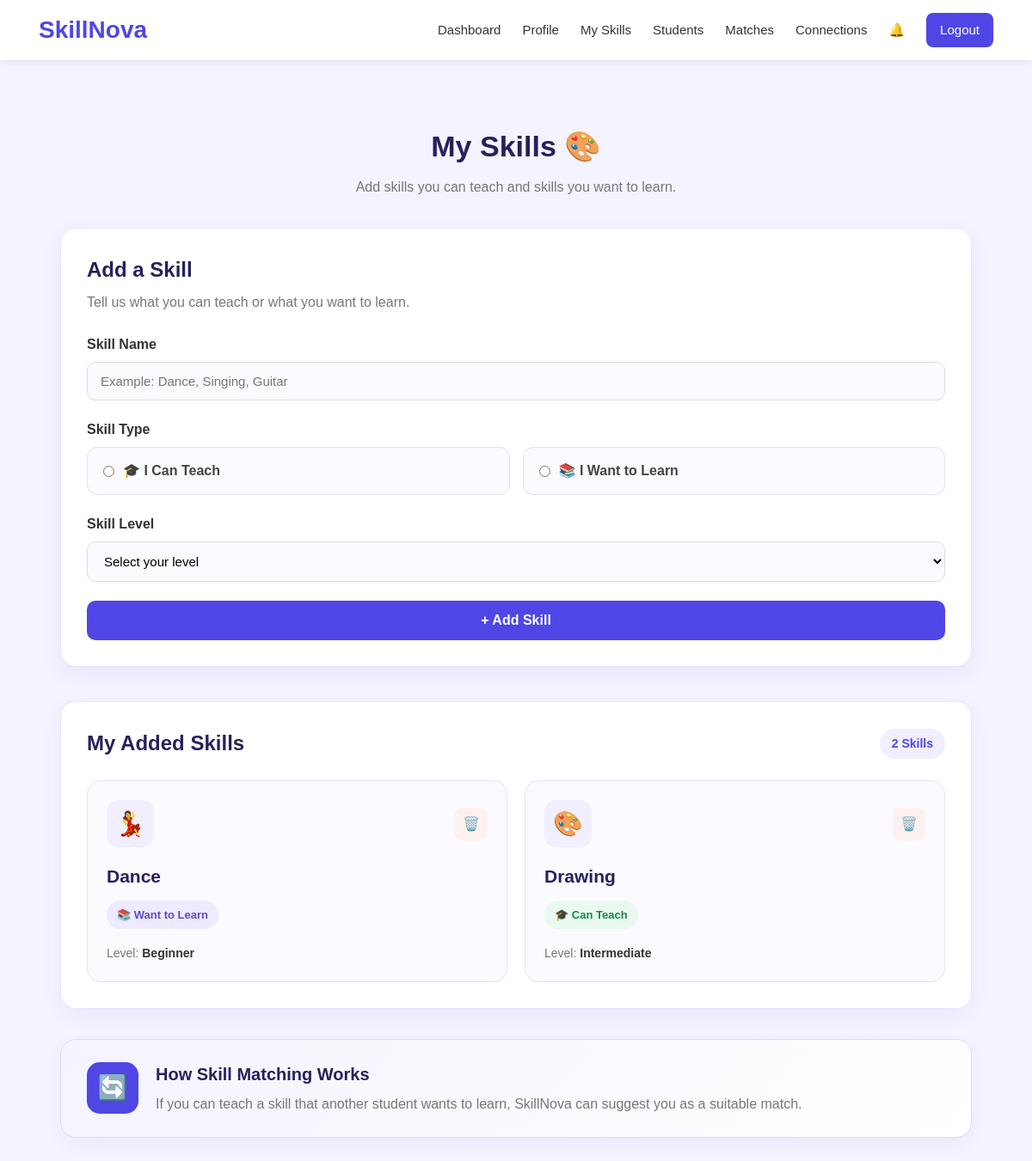
/skills (signed in), run on the app's committed database.
### tables this page shows
CREATE TABLE skills (
            id INTEGER PRIMARY KEY AUTOINCREMENT,
            student_id INTEGER,
            skill_name TEXT,
            skill_type TEXT,
            level TEXT
        );

### app.py (the view, shortened to what this page needs)
@app.route("/skills", methods=["GET", "POST"])
def skills():
    if "student_id" not in session:
        return redirect(url_for("login"))
    student_id = session["student_id"]
    conn = get_db()
    student_skills = conn.execute("""
        SELECT *
        FROM skills
        WHERE student_id = ?
        ORDER BY id DESC
    """, (student_id,)).fetchall()
    conn.close()
    return render_template(
        "skills.html",
        skills=student_skills
    )

### app.py (called while the page is built)
def get_db():
    conn = sqlite3.connect(DATABASE)
    conn.row_factory = sqlite3.Row
    return conn

### templates/skills.html (shortened to what this page needs)
{% extends "base.html" %}
{% block content %}
<main class="skills-page">
    <div class="skills-title">
        <h1>My Skills 🎨</h1>
        <p>
            Add skills you can teach and skills you want to learn.
        </p>
    </div>
    <section class="add-skill-card">
        <h2>Add a Skill</h2>
        <p class="form-description">
            Tell us what you can teach or what you want to learn.
        </p>
        <form method="POST">
            <div class="skill-form-group">
                <label for="skill_name">
                    Skill Name
                </label>
                <input
                    type="text"
                    id="skill_name"
                    name="skill_name"
                    placeholder="Example: Dance, Singing, Guitar"
                    required>
            </div>
            <div class="skill-form-group">
                <label>Skill Type</label>
                <div class="skill-type-options">
                    <label class="type-option">
                        <input
                            type="radio"
                            name="skill_type"
                            value="Can Teach"
                            required>
                        <span>🎓 I Can Teach</span>
                    </label>
                    <label class="type-option">
                        <input
                            type="radio"
                            name="skill_type"
                            value="Want to Learn">
                        <span>📚 I Want to Learn</span>
                    </label>
                </div>
            </div>
            <div class="skill-form-group">
                <label for="level">
                    Skill Level
                </label>
                <select
                    id="level"
                    name="level"
                    required>
                    <option value="">
                        Select your level
                    </option>
                </select>
            </div>
            <button
                type="submit"
                class="add-skill-button">
                + Add Skill
            </button>
        </form>
    </section>
    <section class="my-skills-section">
        <div class="skills-section-heading">
            <h2>My Added Skills</h2>
            <span>
                {{ skills|length }} Skills
            </span>
        </div>
        {% if skills %}
        <div class="skills-grid">
            {% for skill in skills %}
            <div class="skill-card">
                <div class="skill-card-top">
                    <div class="skill-card-icon">
                        {% if skill["skill_name"]|lower == "dance" %}
                            💃
                        {% elif skill["skill_name"]|lower == "singing" %}
                            🎤
                        {% elif skill["skill_name"]|lower == "music" %}
                            🎵
                        {% elif skill["skill_name"]|lower == "acting" %}
                            🎭
                        {% elif skill["skill_name"]|lower == "guitar" %}
                            🎸
                        {% elif skill["skill_name"]|lower == "drawing" %}
                            🎨
                        {% elif skill["skill_name"]|lower == "photography" %}
                            📷
                        {% else %}
                            ⭐
                        {% endif %}
                    </div>
                    <form
                        action="{{ url_for('delete_skill', skill_id=skill['id']) }}"
                        method="POST"
                        class="delete-skill-form"
                        onsubmit="return confirm('Are you sure you want to delete this skill?');">
                        <button
                            type="submit"
                            class="delete-skill"
                            title="Delete Skill">
                            🗑️
                        </button>
                    </form>
                </div>
                <h3>
                    {{ skill["skill_name"] }}
                </h3>
                {% if skill["skill_type"] == "Can Teach" %}
                    <span class="teach-badge">
                        🎓 Can Teach
                    </span>
                {% else %}
                    <span class="learn-badge">
                        📚 Want to Learn
                    </span>
                {% endif %}
                <p class="skill-level-text">
                    Level:
                    <strong>
                        {{ skill["level"] }}
                    </strong>
                </p>
            </div>
            {% endfor %}
        </div>
        {% endif %}
    </section>
    <section class="skill-info-box">
        <div class="info-icon">
            🔄
        </div>
        <div>
            <h2>
                How Skill Matching Works
            </h2>
            <p>
                If you can teach a skill that another
                student wants to learn, SkillNova can
                suggest you as a suitable match.
            </p>
        </div>
    </section>
</main>
{% endblock %}

### static/css/style.css (style rules this page uses)
* { margin: 0; padding: 0; box-sizing: border-box; }
html { scroll-behavior: smooth; }
body { font-family: Arial, Helvetica, sans-serif; background: #f5f3ff; color: #222; line-height: 1.5; }
button, input, textarea, select { font-family: inherit; }
button { cursor: pointer; }
.skills-grid { display: grid; grid-template-columns: repeat(3, 1fr); gap: 20px; }
.skills-page { max-width: 1200px; margin: 0 auto; padding: 40px 25px 60px; }
.skills-title { text-align: center; margin-bottom: 35px; }
.skills-title h1 { font-size: 34px; color: #25215c; margin-bottom: 10px; }
.skills-title p { color: #777; font-size: 16px; }
.add-skill-card { background: #ffffff; border-radius: 18px; padding: 30px; margin-bottom: 40px; border: 1px solid #e8e5ff; box-shadow: 0 8px 25px rgba(79, 70, 229, 0.08); }
.add-skill-card h2 { color: #25215c; font-size: 24px; margin-bottom: 8px; }
.form-description { color: #777; margin-bottom: 25px; }
.skill-form-group { margin-bottom: 22px; }
.skill-form-group > label { display: block; font-weight: 600; color: #333; margin-bottom: 8px; }
.skill-form-group input[type="text"], .skill-form-group select { width: 100%; padding: 13px 15px; border: 1px solid #ddd; border-radius: 10px; font-size: 15px; outline: none; background: #fafaff; transition: 0.3s; }
.skill-type-options { display: flex; gap: 15px; flex-wrap: wrap; }
.type-option { flex: 1; min-width: 200px; display: flex; align-items: center; gap: 10px; padding: 15px 18px; border: 1px solid #e2e0f5; border-radius: 12px; background: #fafaff; cursor: pointer; transition: 0.3s; }
.type-option input { accent-color: #4f46e5; }
.type-option span { font-weight: 600; color: #444; }
.add-skill-button { width: 100%; padding: 14px; border: none; border-radius: 10px; background: #4f46e5; color: white; font-size: 16px; font-weight: 600; cursor: pointer; transition: 0.3s; }
.my-skills-section { background: #ffffff; padding: 30px; margin-bottom: 35px; border-radius: 18px; border: 1px solid #e8e5ff; box-shadow: 0 8px 25px rgba(79, 70, 229, 0.07); }
.skills-section-heading { display: flex; justify-content: space-between; align-items: center; margin-bottom: 25px; }
.skills-section-heading h2 { color: #25215c; font-size: 24px; }
.skills-section-heading span { background: #f0eeff; color: #4f46e5; padding: 7px 14px; border-radius: 20px; font-size: 14px; font-weight: 600; }
.skills-grid { display: grid; grid-template-columns: repeat( auto-fit, minmax(230px, 1fr) ); gap: 20px; }
.skill-card { background: #fafaff; border: 1px solid #e5e2f7; border-radius: 16px; padding: 22px; min-height: 210px; transition: 0.3s; position: relative; }
.skill-card-top { display: flex; justify-content: space-between; align-items: center; margin-bottom: 18px; }
.skill-card-icon { width: 55px; height: 55px; display: flex; align-items: center; justify-content: center; background: #f0eeff; border-radius: 14px; font-size: 28px; }
.delete-skill-form { margin: 0; }
.delete-skill { width: 38px; height: 38px; border: none; border-radius: 9px; background: #fff0f0; cursor: pointer; font-size: 16px; transition: 0.3s; }
.skill-card h3 { font-size: 21px; color: #25215c; margin-bottom: 12px; text-transform: capitalize; }
.teach-badge, .learn-badge { display: inline-block; padding: 7px 12px; border-radius: 20px; font-size: 13px; font-weight: 600; }
.teach-badge { background: #e9f9ef; color: #18864b; }
.learn-badge { background: #eeeaff; color: #5b4bc4; }
.skill-level-text { margin-top: 18px; color: #777; font-size: 14px; }
.skill-level-text strong { color: #333; }
.skill-info-box { display: flex; align-items: center; gap: 20px; background: linear-gradient( 135deg, #f5f3ff, #ffffff ); border: 1px solid #ddd8ff; border-radius: 18px; padding: 25px 30px; box-shadow: 0 8px 20px rgba(79, 70, 229, 0.06); }
.info-icon { min-width: 60px; height: 60px; display: flex; align-items: center; justify-content: center; background: #4f46e5; color: white; border-radius: 15px; font-size: 28px; }
.skill-info-box h2 { color: #25215c; font-size: 20px; margin-bottom: 7px; }
.skill-info-box p { color: #777; line-height: 1.6; }

### data on the page
skills: skill_name "Dance", skill_type "📚 Want to Learn", level "Beginner"
skills: skill_name "Drawing", skill_type "🎓 Can Teach", level "Intermediate"

### other printed values
{{ skills|length }} "2"
